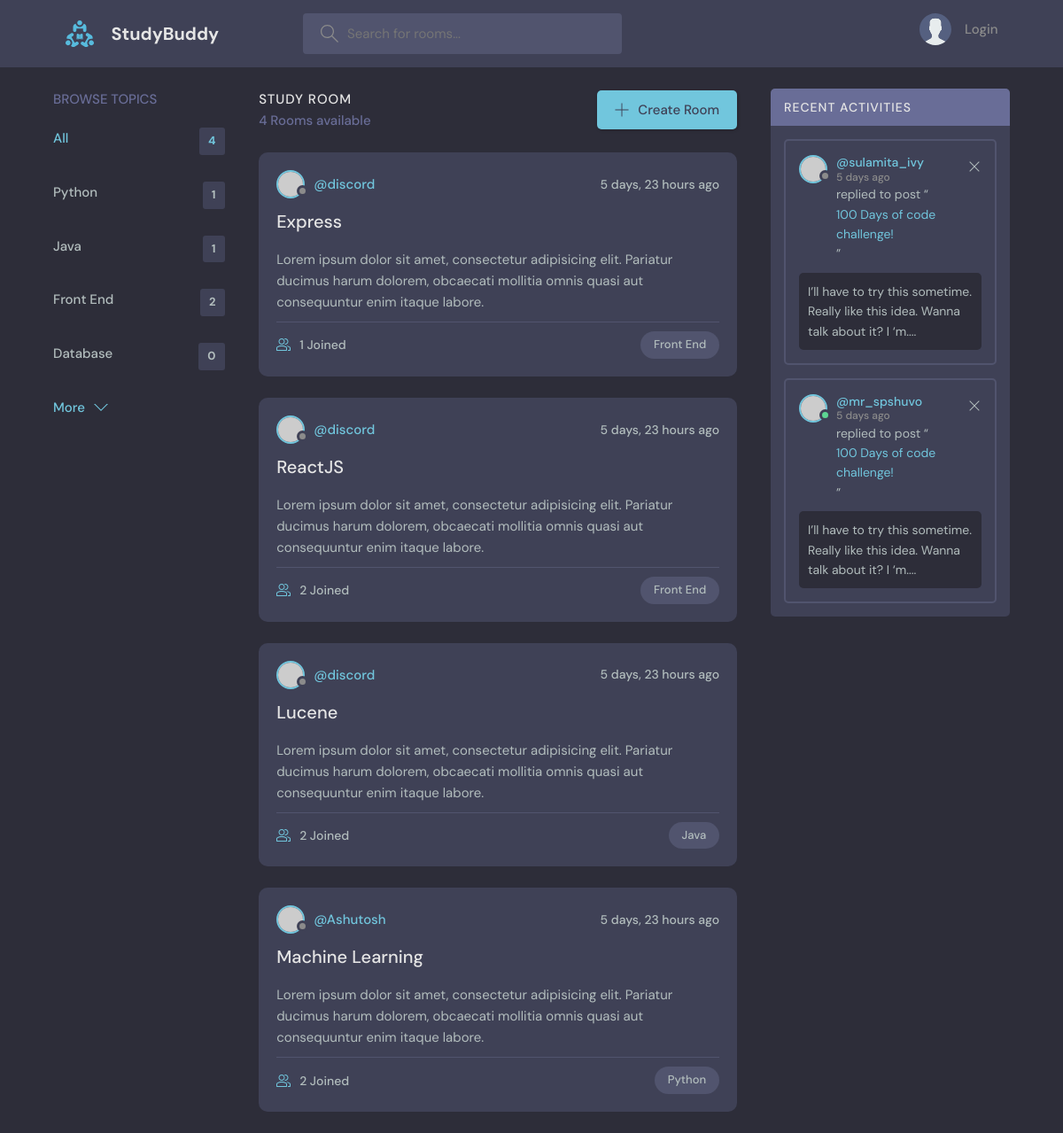
/, run on an earlier commit of the app's database.
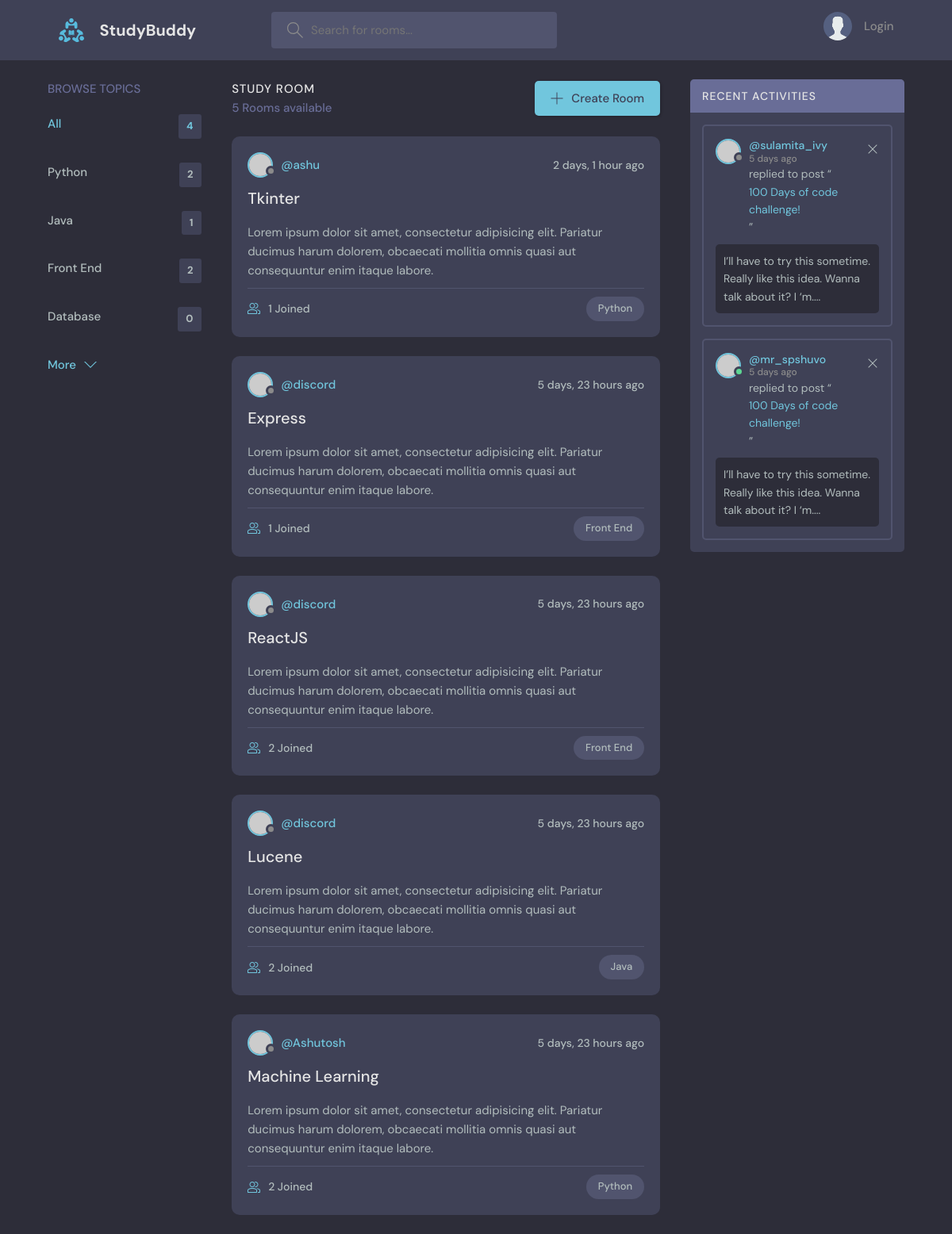
And on a later commit of the database.
### base/models.py (models this page shows, shortened)
class Topic(models.Model):
    name = models.CharField(max_length=200)

class Room(models.Model):
    host = models.ForeignKey(User, on_delete=models.SET_NULL, null=True)
    topic = models.ForeignKey(Topic,on_delete=models.SET_NULL, null=True)
    name = models.CharField(max_length=200)
    description = models.TextField(null=True, blank=True)
    participants = models.ManyToManyField(User, related_name='participants', blank=True)
    updated = models.DateTimeField(auto_now=True)
    created = models.DateTimeField(auto_now_add=True)
    class Meta:
        ordering = ['-updated', '-created']

### base/views.py (the view)
# urls.py: path('', views.home, name='home'),
def home(request):
    q = request.GET.get('q') if request.GET.get('q') else ''
    rooms = Room.objects.filter(
        Q(topic__name__icontains=q) |
        Q(name__icontains=q) |
        Q(host__username__icontains=q)
    )
    topics = Topic.objects.all()
    room_count = rooms.count()
    room_messages = Message.objects.filter(room__topic__name__icontains=q)
    context = {'rooms':rooms, 'topics': topics, 'room_count': room_count, 'room_messages': room_messages}
    return render(request, 'base/home.html', context)

### base/templates/base/home.html (shortened to what this page needs)
  {% extends 'main.html' %}
  {% block content %}
    <main class="layout layout--3">
      <div class="container">
        {% include 'base/topics_component.html' %}
        <div class="roomList">
          <div class="roomList__header">
            <div>
              <h2>Study Room</h2>
              <p>{{room_count}} Rooms available</p>
            </div>
            <a class="btn btn--main" href="{% url 'create-room' %}">
              <svg version="1.1" xmlns="http://www.w3.org/2000/svg" width="32" height="32" viewBox="0 0 32 32">
                <title>add</title>
                <path
                  d="M16.943 0.943h-1.885v14.115h-14.115v1.885h14.115v14.115h1.885v-14.115h14.115v-1.885h-14.115v-14.115z"
                ></path>
              </svg>
              Create Room
            </a>
          </div>
          {% include 'base/rooms_component.html' %}
        </div>
        <div class="activities">
          <div class="activities__header">
            <h2>Recent Activities</h2>
          </div>
          <div class="activities__box">
            <div class="activities__boxHeader roomListRoom__header">
              <a href="profile.html" class="roomListRoom__author">
                <div class="avatar avatar--small">
                  <img src="https://randomuser.me/api/portraits/women/11.jpg" />
                </div>
                <p>
                  @sulamita_ivy
                  <span>5 days ago</span>
                </p>
              </a>
              <div class="roomListRoom__actions">
                <a href="#">
                  <svg version="1.1" xmlns="http://www.w3.org/2000/svg" width="32" height="32" viewBox="0 0 32 32">
                    <title>remove</title>
                    <path
                      d="M27.314 6.019l-1.333-1.333-9.98 9.981-9.981-9.981-1.333 1.333 9.981 9.981-9.981 9.98 1.333 1.333 9.981-9.98 9.98 9.98 1.333-1.333-9.98-9.98 9.98-9.981z"
                    ></path>
                  </svg>
                </a>
              </div>
            </div>
            <div class="activities__boxContent">
              <p>replied to post “<a href="room.html">100 Days of code challenge!</a>”</p>
              <div class="activities__boxRoomContent">
                I’ll have to try this sometime. Really like this idea. Wanna talk about it? I ‘m....
              </div>
            </div>
          </div>
          <div class="activities__box">
            <div class="activities__boxHeader roomListRoom__header">
              <a href="profile.html" class="roomListRoom__author">
                <div class="avatar avatar--small active">
                  <img src="https://randomuser.me/api/portraits/men/13.jpg" />
                </div>
                <p>
                  @mr_spshuvo
                  <span>5 days ago</span>
                </p>
              </a>
              <div class="roomListRoom__actions">
                <a href="#">
                  <svg version="1.1" xmlns="http://www.w3.org/2000/svg" width="32" height="32" viewBox="0 0 32 32">
                    <title>remove</title>
                    <path
                      d="M27.314 6.019l-1.333-1.333-9.98 9.981-9.981-9.981-1.333 1.333 9.981 9.981-9.981 9.98 1.333 1.333 9.981-9.98 9.98 9.98 1.333-1.333-9.98-9.98 9.98-9.981z"
                    ></path>
                  </svg>
                </a>
              </div>
            </div>
            <div class="activities__boxContent">
              <p>replied to post “<a href="room.html">100 Days of code challenge!</a>”</p>
              <div class="activities__boxRoomContent">
                I’ll have to try this sometime. Really like this idea. Wanna talk about it? I ‘m....
              </div>
            </div>
          </div>
        </div>
      </div>
    </main>
{% endblock %}

### base/templates/base/topics_component.html (shortened to what this page needs)
<div class="topics">
    <div class="topics__header">
      <h2>Browse Topics</h2>
    </div>
    <ul class="topics__list">
      <li>
        <a href="{% url 'home' %}" class="active">All <span>{{topics.count}}</span></a>
      </li>
      {% for topic in topics %}
      <li>
        <a href="{% url 'home' %}?q={{topic.name}}">{{topic.name}} <span>{{topic.room_set.all.count}}</span> </a>
      </li>
      {% endfor %}
    </ul>
    <a class="btn btn--link" href="topics.html">
      More
      <svg version="1.1" xmlns="http://www.w3.org/2000/svg" width="32" height="32" viewBox="0 0 32 32">
        <title>chevron-down</title>
        <path d="M16 21l-13-13h-3l16 16 16-16h-3l-13 13z"></path>
      </svg>
    </a>
  </div>

### base/templates/base/rooms_component.html (shortened to what this page needs)
{% for room in rooms %}
<div class="roomListRoom">
    <div class="roomListRoom__header">
      <a href="{% url 'profile' room.host.id %}" class="roomListRoom__author">
        <div class="avatar avatar--small">
          <img src="https://randomuser.me/api/portraits/women/11.jpg" />
        </div>
        <span>@{{room.host.username}}</span>
      </a>
      <div class="roomListRoom__actions">
        <span>{{room.created|timesince}} ago</span>
      </div>
    </div>
    <div class="roomListRoom__content">
        <a href="{% url 'room' room.id %}">{{room.name}}</a>
      <p>
        Lorem ipsum dolor sit amet, consectetur adipisicing elit. Pariatur ducimus harum dolorem, obcaecati
        mollitia omnis quasi aut consequuntur enim itaque labore.
      </p>
    </div>
    <div class="roomListRoom__meta">
      <a href="{% url 'room' room.id %}" class="roomListRoom__joined">
        {{room.participants.all.count}} Joined
      </a>
      <p class="roomListRoom__topic">{{room.topic.name}}</p>
    </div>
</div>
{% endfor %}

What changed in the data, as far as the page shows it:
computed for Topic "Python": room_set.all.count "1" → "2"
added Room: host.username "ashu", created "2 days, 1 hour", name "Tkinter", participants.all.count "1", topic.name "Python"
Also different on the page:
{{ room_count }}: "4" → "5"
